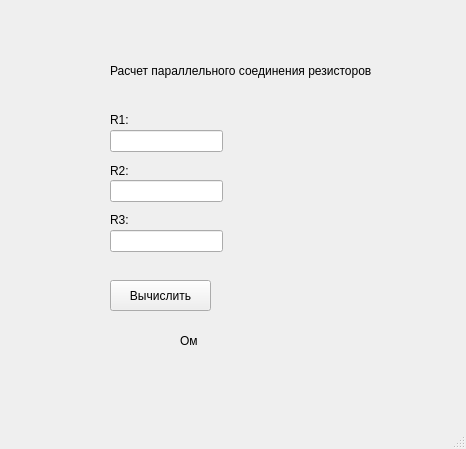
<?xml version="1.0" encoding="UTF-8"?>
<ui version="4.0">
 <class>MainWindow</class>
 <widget class="QMainWindow" name="MainWindow">
  <property name="geometry">
   <rect>
    <x>0</x>
    <y>0</y>
    <width>466</width>
    <height>449</height>
   </rect>
  </property>
  <property name="windowTitle">
   <string>MainWindow</string>
  </property>
  <widget class="QWidget" name="centralwidget">
   <widget class="QLineEdit" name="lineEdit_r3">
    <property name="geometry">
     <rect>
      <x>110</x>
      <y>230</y>
      <width>113</width>
      <height>22</height>
     </rect>
    </property>
   </widget>
   <widget class="QLineEdit" name="lineEdit_r1">
    <property name="geometry">
     <rect>
      <x>110</x>
      <y>130</y>
      <width>113</width>
      <height>22</height>
     </rect>
    </property>
    <property name="statusTip">
     <string/>
    </property>
    <property name="text">
     <string/>
    </property>
   </widget>
   <widget class="QPushButton" name="pushButton_Calc">
    <property name="geometry">
     <rect>
      <x>110</x>
      <y>280</y>
      <width>101</width>
      <height>31</height>
     </rect>
    </property>
    <property name="text">
     <string>Вычислить</string>
    </property>
   </widget>
   <widget class="QLineEdit" name="lineEdit_r2">
    <property name="geometry">
     <rect>
      <x>110</x>
      <y>180</y>
      <width>113</width>
      <height>22</height>
     </rect>
    </property>
   </widget>
   <widget class="QLabel" name="label_result">
    <property name="geometry">
     <rect>
      <x>120</x>
      <y>320</y>
      <width>51</width>
      <height>41</height>
     </rect>
    </property>
    <property name="text">
     <string/>
    </property>
   </widget>
   <widget class="QLabel" name="label_condition">
    <property name="geometry">
     <rect>
      <x>110</x>
      <y>50</y>
      <width>341</width>
      <height>41</height>
     </rect>
    </property>
    <property name="text">
     <string>Расчет параллельного соединения резисторов</string>
    </property>
   </widget>
   <widget class="QLabel" name="label_R1">
    <property name="geometry">
     <rect>
      <x>110</x>
      <y>110</y>
      <width>63</width>
      <height>20</height>
     </rect>
    </property>
    <property name="text">
     <string>R1:</string>
    </property>
   </widget>
   <widget class="QLabel" name="label_R2">
    <property name="geometry">
     <rect>
      <x>110</x>
      <y>160</y>
      <width>61</width>
      <height>21</height>
     </rect>
    </property>
    <property name="text">
     <string>R2:</string>
    </property>
   </widget>
   <widget class="QLabel" name="label_R3">
    <property name="geometry">
     <rect>
      <x>110</x>
      <y>210</y>
      <width>63</width>
      <height>20</height>
     </rect>
    </property>
    <property name="text">
     <string>R3:</string>
    </property>
   </widget>
   <widget class="QLabel" name="label_result_2">
    <property name="geometry">
     <rect>
      <x>180</x>
      <y>320</y>
      <width>71</width>
      <height>41</height>
     </rect>
    </property>
    <property name="text">
     <string>Ом</string>
    </property>
   </widget>
  </widget>
  <widget class="QMenuBar" name="menubar">
   <property name="geometry">
    <rect>
     <x>0</x>
     <y>0</y>
     <width>466</width>
     <height>32</height>
    </rect>
   </property>
  </widget>
  <widget class="QStatusBar" name="statusbar"/>
 </widget>
 <tabstops>
  <tabstop>lineEdit_r1</tabstop>
  <tabstop>lineEdit_r2</tabstop>
  <tabstop>lineEdit_r3</tabstop>
  <tabstop>pushButton_Calc</tabstop>
 </tabstops>
 <resources/>
 <connections/>
</ui>
